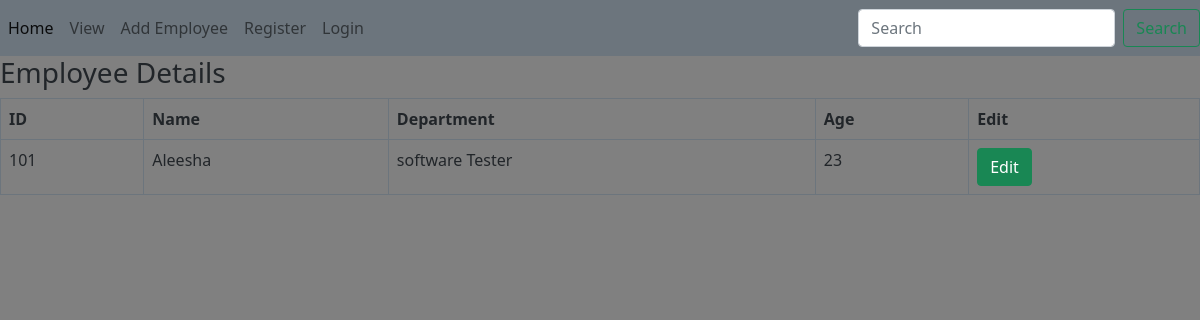
The app's page /details/101/ with its own data.
### Employe/models.py (models this page shows, shortened)
class employess(models.Model):
    name=models.CharField(max_length=20)
    department=models.CharField(max_length=30)
    id=models.IntegerField(primary_key=True)
    age=models.IntegerField()

### Employe/views.py (the view)
# urls.py: path('details/<int:n>/',views.details,name='details'),
def details(request,n):
    e=employess.objects.get(id=n)
    return render(request,'details.html',{'emp':e})

### templates/details.html (shortened to what this page needs)
<!DOCTYPE html>
{% extends 'base.html' %}
{% load static %}
{% block content %}
<h3>Employee Details</h3>
<table class="table table-bordered border-secondary">
    <tr>
        <th>ID</th>
        <th>Name</th>
        <th>Department</th>
        <th>Age</th>
        <th>Edit</th>
    </tr>
    <tr>
        <td>{{emp.id}}</td>
        <td>{{emp.name}}</td>
        <td>{{emp.department}}</td>
        <td>{{emp.age}}</td>
        <td><a href="{% url 'empl:edit' emp.id %}" class="btn btn-success">Edit</a></td>
    </tr>
{% endblock %}

### static/css/style.css (style rules this page uses)
body { background-color:red; }

### records on screen
employess: id "101", name "Aleesha", department "software Tester", age "23"
